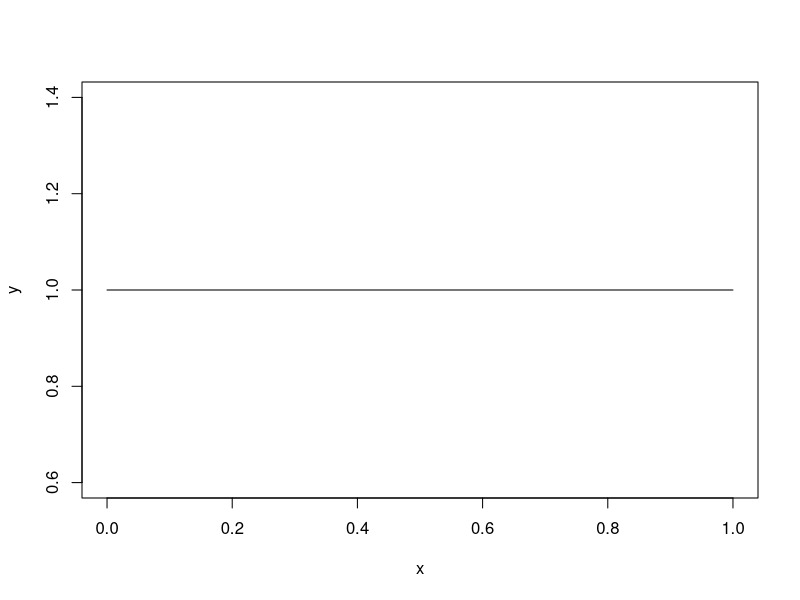
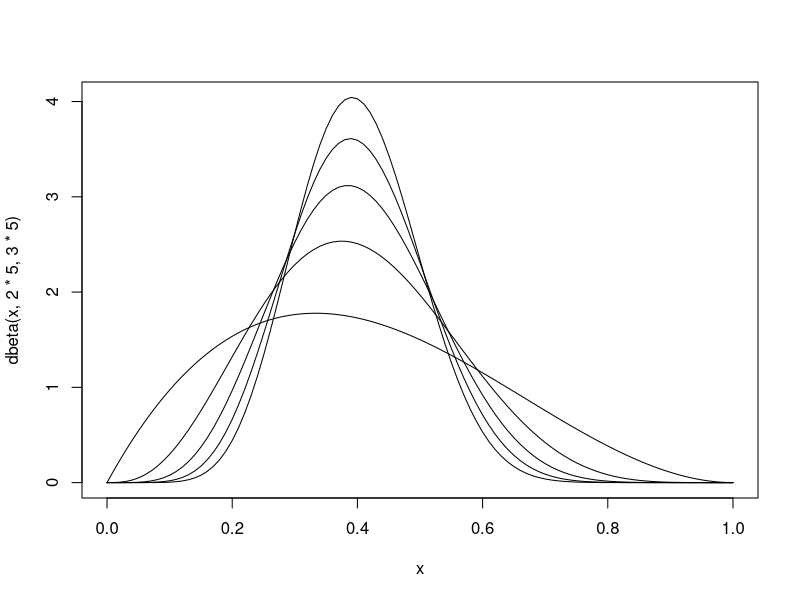

Generate these figures, in order, with R:
## ---- chunk 1
knitr::opts_chunk$set(echo = TRUE)
library(tidyverse)
## ---- chunk 2
x = seq(0,1,0.01)
y = dbeta(x,1,1)
plot(x,y,type = 'l')

k = 4:1
plot(x,dbeta(x,2*5,3*5),type = 'l')
walk(k,~lines(x,dbeta(x,2*.x,3*.x)))



